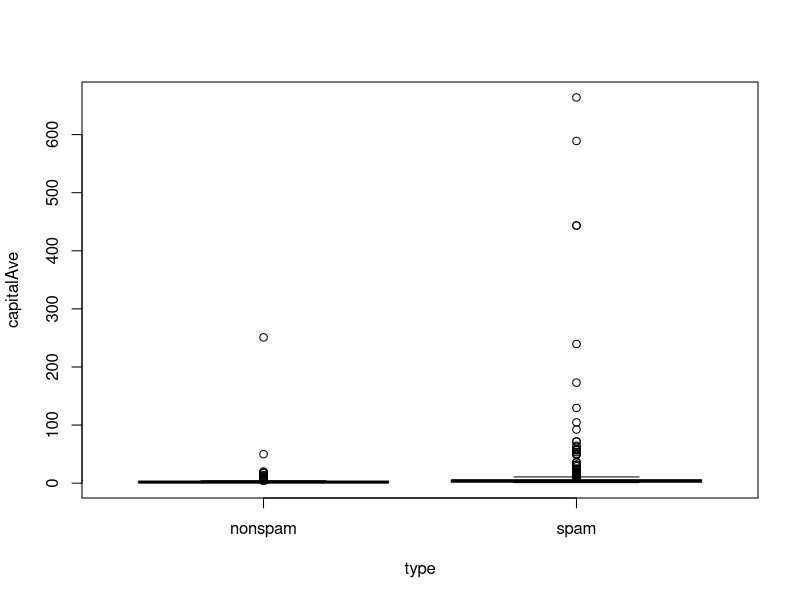
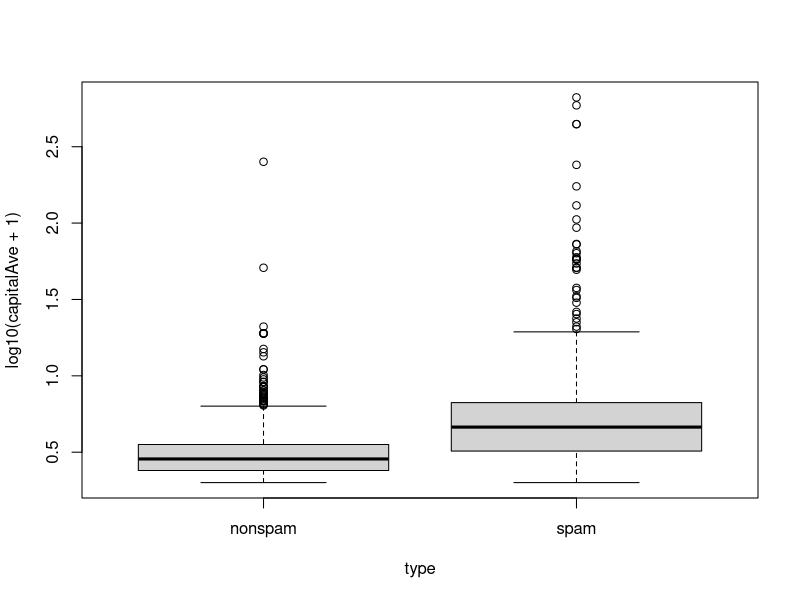
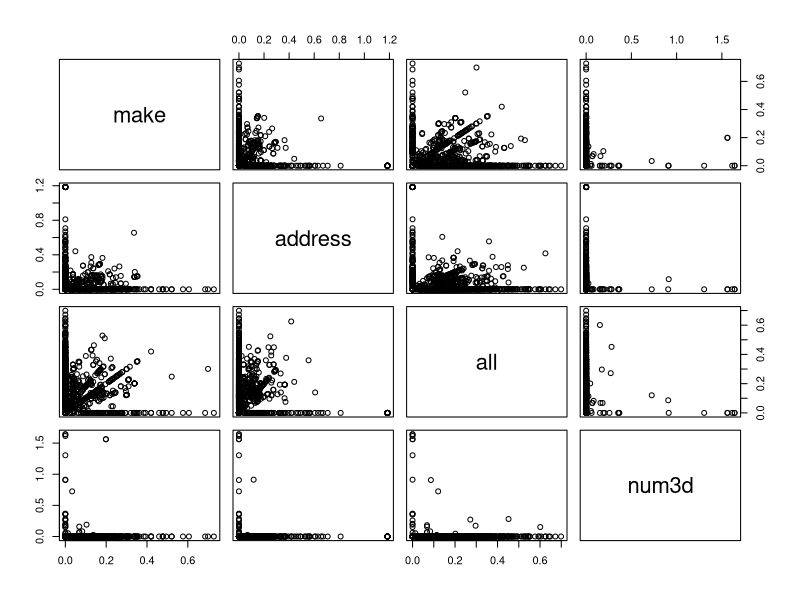
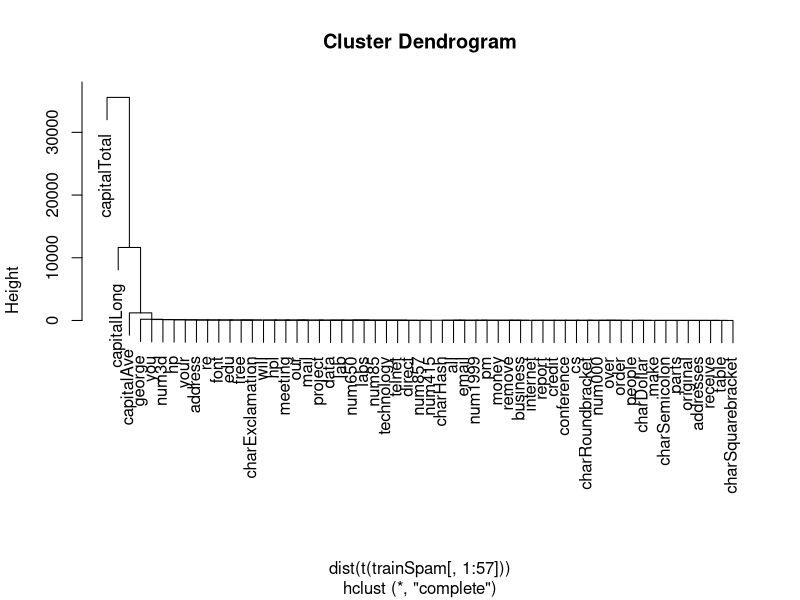
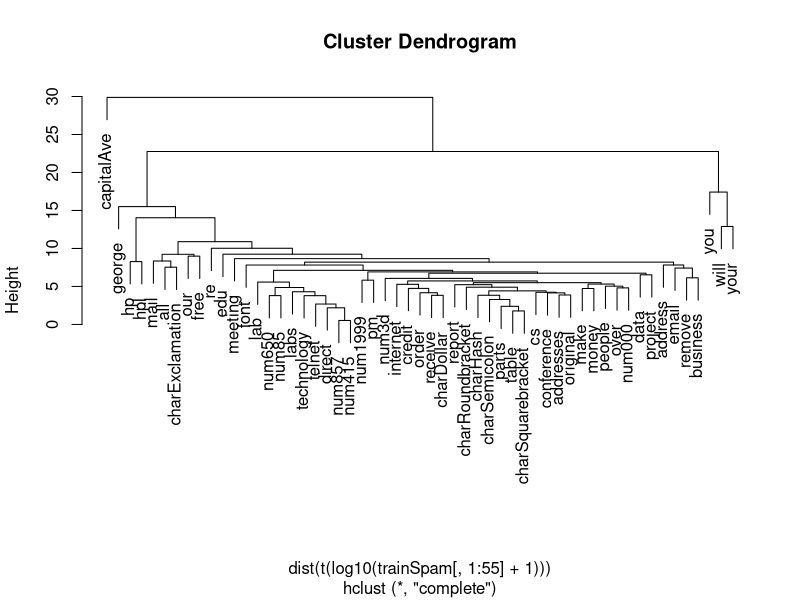

Recreate these plots in R, in order.
## ---- chunk 1
# If you don't have the package
#install.packages("kernlab")
## ---- chunk 2
library(kernlab)
data(spam)
str(spam[,1:5])
## ---- chunk 3
library(kernlab)
data(spam)

##  Perform the subsampling
set.seed(3435)
trainIndicator <- rbinom(4601, size = 1, prob = 0.5)
table(trainIndicator)
## ---- chunk 4
trainSpam <- spam[trainIndicator == 1, ]
testSpam <- spam[trainIndicator == 0, ]
## ---- chunk 5
head(names(trainSpam), 20)
## ---- chunk 6
head(trainSpam[ , 1:10])
## ---- chunk 7
table(trainSpam$type)
## ---- chunk 8
boxplot(capitalAve ~ type , data = trainSpam)
## ---- chunk 9
boxplot(log10(capitalAve + 1) ~ type, data = trainSpam)
## ---- chunk 10
pairs(log10(trainSpam[, 1:4] + 1))
## ---- chunk 11
hCluster <- hclust(dist(t(trainSpam[, 1:57])))
plot(hCluster)
## ---- chunk 12
hClusterUpdated <- hclust(dist(t(log10(trainSpam[, 1:55] + 1))))
plot(hClusterUpdated)
